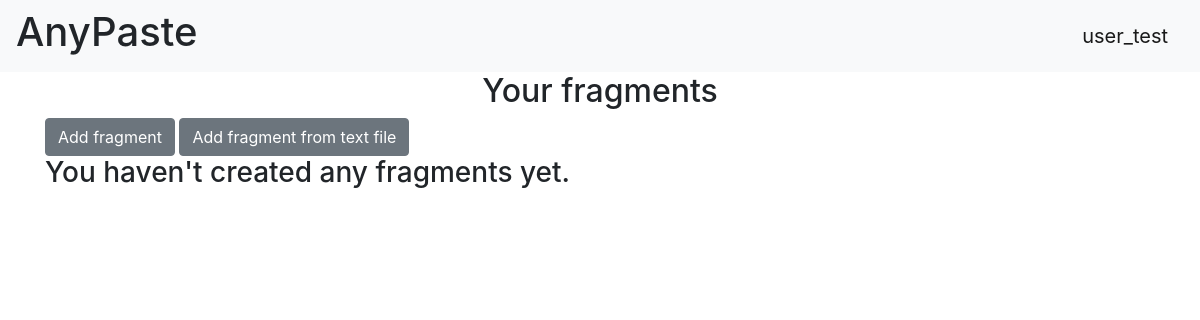
/ (signed in), run on an earlier commit of the app's database.
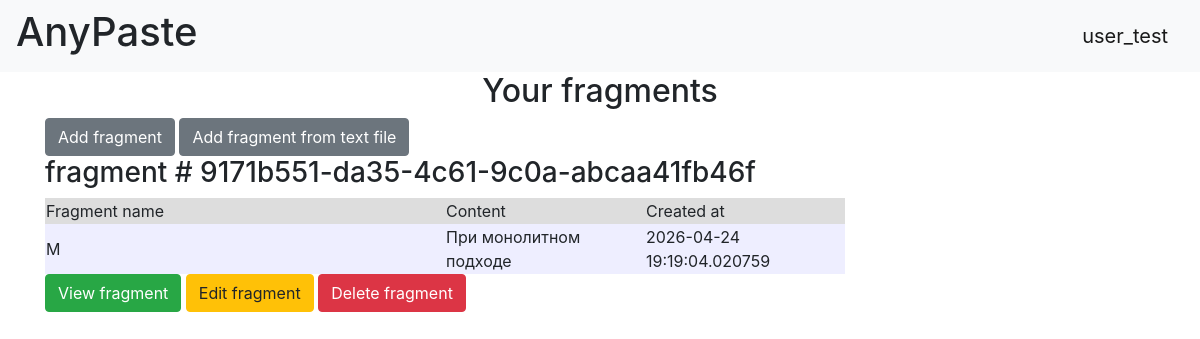
And on a later commit of the database.
### db/models/fragments.py (models this page shows)
class Fragment(SqlAlchemyBase):
    __tablename__ = 'fragments'
    id = Column(String(32), primary_key=True)  # UUID - сгенерированная HEX строка обеспечивающая неповторимость ID
    user_id = Column(Integer, ForeignKey('users.id'), nullable=False)
    filename = Column(String, nullable=False)  # Имя для отображения в списке фрагментов на сайте
    content = Column(TEXT, nullable=False)  # содержимое файла
    created_at = Column(DateTime, default=datetime.now())
    user = relationship("User", back_populates="fragments")

### web/blueprints/index.py (the view)
@index_bp.route('/')
def index():
    session = create_session()
    if current_user.is_authenticated:
        fragments = session.query(Fragment).filter(Fragment.user_id == current_user.id).all()
    else:
        fragments = []
    session.close()
    return render_template('index.html', fragments=fragments)

### db/session_factory.py (called while the page is built)
def create_session() -> Session:
    global __factory
    return __factory()

### main.py (called while the page is built)
@login_manager.user_loader
def load_user(user_id):
    session = create_session()
    return session.get(User, user_id)

### templates/index.html (shortened to what this page needs)
{% extends "base.html" %}
{% block content %}
<h2 align="center">Your fragments</h2>
{% if current_user and current_user.is_authenticated %}
<a class="btn btn-secondary" href="/add_fragment">Add fragment</a>
<a class="btn btn-secondary" href="/add_from_file">Add fragment from text file</a>
{% endif %}
{% if not fragments %}
<h3>You haven't created any fragments yet.</h3>
{% endif %}
{% for fragment in fragments %}
<h3> fragment # {{ fragment.id }}</h3>
<div class="table_container">
    <table class="my_table">
    <tr class="my_row">
        <td class="title" width="400px" bgcolor="#dddddd">Fragment name</td>
        <td class="title" width="200px" bgcolor="#dddddd">Content</td>
        <td class="title" width="200px" bgcolor="#dddddd">Created at</td>
    </tr>
    <tr class="my_row">
        <td class="ordinary" width="400px" bgcolor="#eeeeff">{{ fragment.filename }}</td>
        <td class="ordinary" width="200px" bgcolor="#eeeeff">{{ fragment.content[:25] }}</td>
        <td class="ordinary" width="200px" bgcolor="#eeeeff">{{ fragment.created_at}}</td>
    </tr>
    </table>
</div>
<a class="btn btn-success" href="/fragments/{{ fragment.id }}">View fragment</a>
<a class="btn btn-warning" href="/edit_fragment/{{ fragment.id }}">Edit fragment</a>
<a class="btn btn-danger" href="/delete_fragment/{{ fragment.id }}">Delete fragment</a>
{% endfor %}
{% endblock %}

What changed in the data, as far as the page shows it:
added Fragment: id "9171b551-da35-4c61-9c0a-abcaa41fb46f", filename "M", content "При монолитном подходе", created_at "2026-04-24 19:19:04.020759"
Also different on the page:
text no longer shown: "You haven't created any fragments yet."
